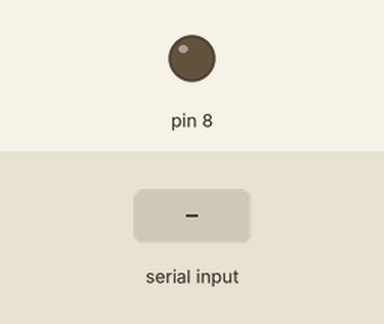
Recording of a sketch running on a simulated Arduino Uno, built with avr-gcc and run on an emulated ATmega328P. Shown: output pins drawn as LEDs (lit = HIGH). The inputs (shaded band) are chosen by the test bench.

Above: at 1.2 s.
1.3 s: byte 90 received over Serial
At 1.8 s:
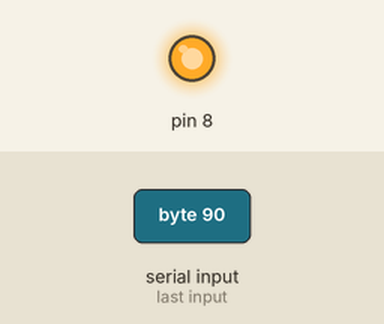
Timing chart, 0 to 6.1 s (numbered marks = the images above; inputs shaded):
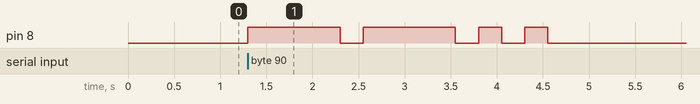

The sketch:

morse.ino
```cpp
#include <Morse.h>

Morse morse(8);

int letter[28][4]={
// A to I
{1,2,0,0},{2,1,1,1},{2,1,2,1},{2,1,1,0},{1,0,0,0},{1,1,2,1},{2,2,1,0},{1,1,1,1},{1,1,0,0},
// J to R
{1,2,2,2},{2,1,2,0},{1,2,1,1},{2,2,0,0},{2,1,0,0},{2,2,2,0},{1,2,2,1},{2,2,1,2},{1,2,1,0},
// S to Z
{1,1,1,0},{2,0,0,0},{ 1,1,2,0},{1,1,1,2},{1,2,2,0},{2,1,1,2},{2,1,2,2},{2,2,1,1 },{3,0,0,0},{4,0,0,0}
};

void setup()
{

  Serial.begin(9600);

}

//*-** *---****
void loop()
{
  while(Serial.available() > 0 )
  {
  int ascii=Serial.read();

  ascii=ascii-65;

  for(int i=0;i<4;i++)
  {
    if(letter[ascii][i]==1)
    morse.dot();
    else if(letter[ascii][i]==2)
    morse.dash();
    else if(letter[ascii][i]==3)
    morse.c_space();
    else if(letter[ascii][i]==4)
    morse.w_space();
  }

  delay(3000);
  }

}
```

Morse.h
```cpp
#ifndef _MORSE_H
#define _MORSE_H
class Morse
{
  public:
    Morse(int pin);
    void dot();
    void dash();
    void c_space();
    void w_space();
  private:
    int _pin;
    int _dottime;
};
#endif /*_MORSE_H*/
```

Measured:
- after the input at 1.3 s, pin 8: LOW → HIGH at once, → LOW 1.0 s later, → HIGH 0.25 s later, → LOW 1.0 s later, … (8 changes in this stretch)
